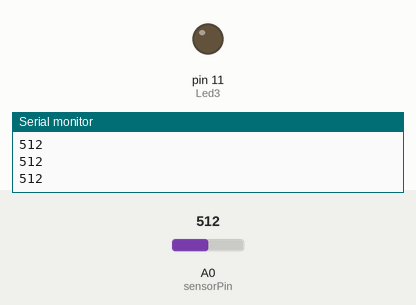
Bench run of a sketch on a simulated Arduino Uno, built with avr-gcc and run on an emulated ATmega328P. Parts: output pins drawn as LEDs (lit = HIGH), the last lines printed to the serial monitor. The test bench sets the inputs (shaded band); at power-on: A0 (sensorPin) = 512.

Above: at 1.2 s.
1.3 s: A0 (sensorPin) set to 84
2.8 s: A0 (sensorPin) set to 71
At 3.4 s:
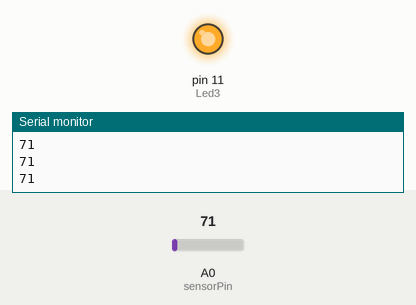
4.3 s: A0 (sensorPin) set to 90
At 4.7 s:
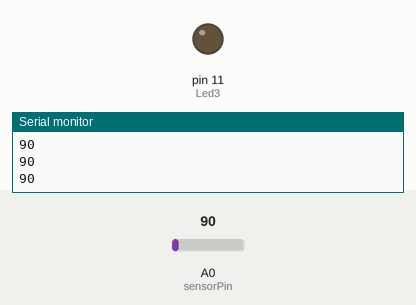
5.8 s: A0 (sensorPin) set to 70
At 7.2 s:
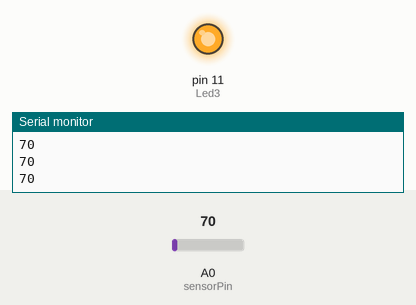
Timing chart, 0 to 8.3 s (numbered marks = the images above; inputs shaded):
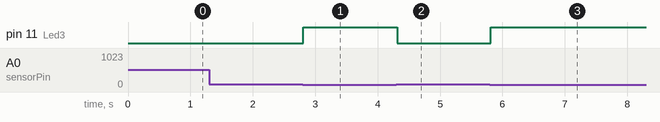

Measured:
- the behaviour switches between 80 and 79 on A0 (sensorPin) (found by bisection; images 0 and 1)
- after the input at 2.8 s, pin 11 (Led3): LOW → HIGH at once
- after the input at 4.3 s, pin 11 (Led3): HIGH → LOW at once
- after the input at 5.8 s, pin 11 (Led3): LOW → HIGH at once

The sketch:

ex_4.ino
```cpp
int sensorPin = A0;   // select the input pin for ldr
int sensorValue = 0;  // variable to store the value coming from the sensor
int Led3 = 11;
void setup() {
  pinMode(Led3, OUTPUT); //pin connected to the relay
  Serial.begin(9600); //sets serial port for communication
}

void loop() {
  // read the value from the sensor:
  sensorValue = analogRead(sensorPin);
  Serial.println(sensorValue); //prints the values coming from the sensor on the screen

  if(sensorValue < 80) //setting a threshold value
  digitalWrite(Led3,HIGH); //turn  ON

  else digitalWrite(Led3,LOW); //turn  OFF

  delay(100);
}
```
